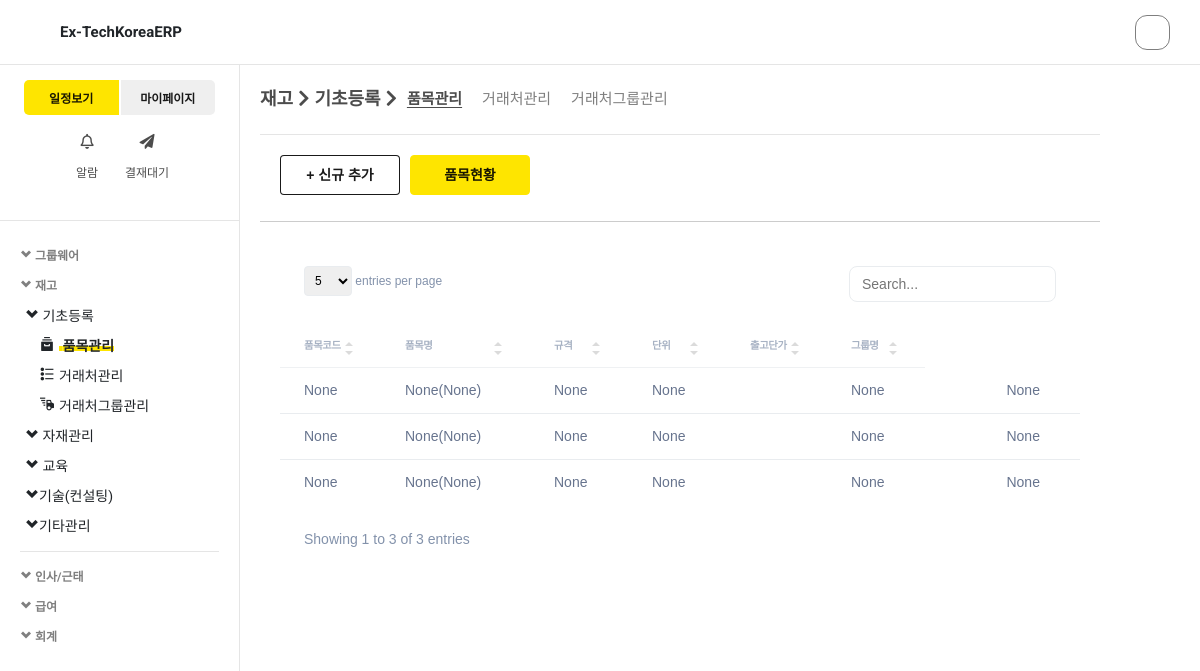
The page /products/products_list/ on the database its author committed.
### products/models.py (models this page shows, shortened)
class Product(core_models.TimeStampedModel, models.Model):
    product_code = models.CharField(max_length=20, blank=True, null=True) # 물품명
    product_name_in = models.CharField(max_length=120, blank=True, null=True) # 물품명 내부
    product_name_out = models.CharField(max_length=120, blank=True, null=True) # 물품명 외부
    product_size = models.CharField(max_length=20, blank=True, null=True) # 물품 규격
    product_count= models.CharField(max_length=20, blank=True, null=True) # 물품 단위
    product_init_count = models.FloatField(blank=True, null=True) # 초기수량
    product_init_price_in = models.FloatField(blank=True, null=True) # 초기수량
    product_vat_in = BooleanField(default=False) # 입고단가 vat 포함여부
    product_init_price_out = models.FloatField(blank=True, null=True) # 초기수량
    product_vat_out = BooleanField(default=False) # 출고단가 vat 포함여부
    product_group = models.CharField(max_length=20, blank=True, null=True) # 물품 단위

### products/views.py (the view)
# urls.py: path("products_list/", views.products_list_View.as_view(), name="products_list"),   #재고>품목관리>품목 리스트
class products_list_View(ListView):
    def get(self, request):
        products_list = models.Product.objects.all()
        return render(
            request,
            "products/products_list.html",
            {
                "nav_main":"재고",
                "nav_sub_1":"기초등록",
                "nav_sub_2":"품목관리",
                "nav_sub_3":"품목현황",
                "products_list":products_list,
            },
        )

### templates/products/products_list.html (shortened to what this page needs)
{% extends "base.html" %}
{% load static i18n %}
{% block content_nav %}
    <div class="content_nav">
      <div class="location">재고 <i class="fas fa-chevron-right"></i> 기초등록 <i class="fas fa-chevron-right"></i> </div>
        <div class="nav">
          <div class="nav_item active" role="button" onclick="location.href='{% url 'products:products_list' %}'">품목관리</div>
          <div class="nav_item" role="button" onclick="location.href='{% url 'products:companies_list' %}'">거래처관리</div>
          <div class="nav_item" role="button" onclick="location.href='{% url 'products:companies_group_list' %}'">거래처그룹관리</div>
        </div>
    </div>
{% endblock %}
{% block content %}
<div class="content_row d-flex valign_center">
  <div class="{% if nav_sub_3 == '품목작성' %} btn_outline_black_active {% else %} btn_outline_black {% endif %} w_50" role="button" style="width:120px; border-radius: 4px; margin-right:10px;" onclick="location.href='{% url 'products:products_insult' %}'">+ 신규 추가</div>
  <div class="{% if nav_sub_3 == '품목현황' %} btn_outline_black_active {% else %} btn_outline_black {% endif %} w_50" role="button" style="width:120px; border-radius: 4px; margin-right:10px;" onclick="location.href='{% url 'products:products_list' %}'">품목현황</div>
</div>
<div class="content_row_line">
</div>
<div class="content_row">
  <form id="login_form">
    <table class="table table-flush" id="datatable-basic">
      <thead class="thead-light">
        <tr>
          <th class="text-uppercase text-secondary text-xxs font-weight-bolder opacity-7">품목코드</th>
          <th class="text-uppercase text-secondary text-xxs font-weight-bolder opacity-7">품목명</th>
          <th class="text-uppercase text-secondary text-xxs font-weight-bolder opacity-7">규격</th>
          <th class="text-uppercase text-secondary text-xxs font-weight-bolder opacity-7">단위</th>
          <th class="text-uppercase text-secondary text-xxs font-weight-bolder opacity-7">출고단가</th>
          <th class="text-uppercase text-secondary text-xxs font-weight-bolder opacity-7">그룹명</th>
        </tr>
      </thead>
      <tbody>
        {% for product in products_list %}
        <tr>
          <td class="text-sm font-weight-normal">{{product.product_code}}</td>
          <td class="text-sm font-weight-normal">{{product.product_name_in}}({{product.product_name_out}})</td>
          <td class="text-sm font-weight-normal">{{product.product_size}}</td>
          <td class="text-sm font-weight-normal">{{product.product_count}}<td>
          <td class="text-sm font-weight-normal">{{product.product_init_price_out}}<td>
          <td class="text-sm font-weight-normal">{{product.product_code}}</td>
        </tr>
        {% endfor %}
      </tbody>
    </table>
  </form>
</div>
{% endblock %}

### templates/base.html (shortened to what this page needs)
{% load static i18n %}
<!DOCTYPE html>
<html lang="kr">
<head>
    <link rel="stylesheet" href="https://use.fontawesome.com/releases/v5.15.4/css/all.css">
    <link href="https://cdn.jsdelivr.net/npm/bootstrap@5.1.3/dist/css/bootstrap.min.css" rel="stylesheet">
    <link rel="stylesheet" href="{% static 'css/style.css'%}">
    <link rel="stylesheet" href="{% static 'css/card.css'%}">
    <link href="{% static 'css/nucleo-icons.css'%}" rel="stylesheet">
</head>
<body>
    <div class="top">
        <div class="top__logo" role="button" onclick="location.href='{% url 'core:index' %}'">
            Ex-TechKorea<b>ERP</b>
        </div>
        <div class="top__login">
            <div class="top__login__img">
            </div>
        </div>
    </div>
    <div class="main">
        <div class="nav_menu">
            <div class="nav_menu__top_box">
                <div class="nav_menu__top_box__left" role="button" onclick="location.href='{% url 'schedules:group_schedule' %}'">
                    <span>일정보기</span>
                </div>
                <div class="nav_menu__top_box__right" role="button" onclick="location.href='{% url 'users:mypage' %}'">
                    마이페이지
                </div>
            </div>
            <div class="nav_menu__top_icon_box">
                <div class="nav_menu__top_icon_box__icon" role="button">
                    <i class="far fa-bell"></i><p>알람</p>
                </div>
                <div class="nav_menu__top_icon_box__icon" role="button" onclick="location.href='{% url 'users:ready'%}'">
                    <i class="fas fa-paper-plane"></i><p>결재대기</p>
                </div>
            </div>
            <div class="nav_menu__menugroup">
                <div class="nav_menu__menugroup_main" data-toggle="collapse" href="#nav_menu_1" role="button" aria-expanded="true">
                    <i class="ni ni-bold-down"></i> 그룹웨어
                </div>
                <div class="nav_menu__menugroup_main" data-toggle="collapse" href="#nav_menu_2" role="button" aria-expanded="true">
                    <i class="ni ni-bold-down"></i> 재고
                </div>
                    <div id="nav_menu_2" class="collapse nav_menu__menugroup_sub  {% if nav_main == '재고' %} show {% endif %}">
                        <div class="collapse show nav_menu__menugroup_sub__item" data-toggle="collapse" href="#nav_menu_2_sub_1" role="button" aria-expanded="true"><i class="ni ni-bold-down"></i> 기초등록</div>
                            <div id="nav_menu_2_sub_1" class="collapse {% if nav_sub_1 == '기초등록' %} show {% endif %}">
                                <div class="nav_menu__menugroup_sub_sub__item {% if nav_sub_2 == '품목관리' %} active {% endif %}" role="button" onclick="location.href='{% url 'products:products_list' %}'"><i class="ni ni-archive-2 mr-5"></i> 품목관리</div>
                                <div class="nav_menu__menugroup_sub_sub__item {% if nav_sub_2 == '거래처관리' %} active {% endif %}" role="button" onclick="location.href='{% url 'products:companies_list' %}'"><i class="ni ni-bullet-list-67 mr-5"></i>거래처관리</div>
                                <div class="nav_menu__menugroup_sub_sub__item {% if nav_sub_2 == '거래처그룹관리' %} active {% endif %}" role="button" onclick="location.href='{% url 'products:companies_group_list' %}'"><i class="ni ni-delivery-fast mr-5"></i>거래처그룹관리</div>
                            </div>
                        <div class="collapse show nav_menu__menugroup_sub__item" data-toggle="collapse" href="#nav_menu_2_sub_2" role="button" aria-expanded="false"><i class="ni ni-bold-down"></i> 자재관리</div>
                        <div class="collapse show nav_menu__menugroup_sub__item" data-toggle="collapse" href="#nav_menu_2_sub_3" role="button" aria-expanded="false"><i class="ni ni-bold-down"></i> 교육</div>
                        <div class="collapse show nav_menu__menugroup_sub__item" data-toggle="collapse" href="#nav_menu_2_sub_4" role="button" aria-expanded="false"><i class="ni ni-bold-down"></i>기술(컨설팅)</div>
                        <div class="collapse show nav_menu__menugroup_sub__item" data-toggle="collapse" href="#nav_menu_2_sub_5" role="button" aria-expanded="false"><i class="ni ni-bold-down"></i>기타관리 <b class="caret"></b></div>
                    </div>
                <div class="nav_menu__menugroup_main" data-toggle="collapse" href="#nav_menu_3" role="button" aria-expanded="true">
                    <i class="ni ni-bold-down"></i> 인사/근태
                </div>
                <div class="nav_menu__menugroup_main" data-toggle="collapse" href="#nav_menu_4" role="button" aria-expanded="true">
                    <i class="ni ni-bold-down"></i> 급여
                </div>
                <div class="nav_menu__menugroup_main" data-toggle="collapse" href="#nav_menu_5" role="button" aria-expanded="true">
                    <i class="ni ni-bold-down"></i> 회계
                </div>
            </div>
        </div>
        <div class="content">
        {% block content_nav %}
        {% endblock %}
        {% block content %}
        {% endblock %}
        </div>
    </div>
</body>
</html>

### static/css/style.css (style rules this page uses)
html, body { height: 100%; font-family: 'Malgun Gothic'; font-family: 'Noto Sans KR', sans-serif; font-family: 'Roboto', sans-serif; }
.valign_center { vertical-align: center; }
.btn_outline_black { color:rgba(0,0,0, 0.9); background-color: #fff; width:120px; font-size: 14px; font-weight: 700; text-align: center; margin-right:2px; padding:8px 0px; border:1px solid rgba(0,0,0, 0.9); border-radius: 5px; }
.btn_outline_black_active { color:rgba(0,0,0, 0.9); width:120px; font-size: 14px; font-weight: 700; text-align: center; margin-right:2px; padding:8px 0px; border-radius: 5px; background-color: #FEE500; border:1px solid #FEE500; -webkit-transition: background-color 0.3s linear; -moz-transition: background-color 0.3s linear; -o-transition: background-color 0.3s linear; -ms-transition: background-color 0.3s linear; transition: background-color 0.3s linear; }

### static/css/default.css (style rules this page uses)
.top { position: fixed; display: flex; height: 65px; width: 100%; border-bottom : 1px solid rgba(0,0,0,0.1); align-items: center; justify-content: space-between; background-color: #ffffff; z-index: 99; }
.top .top__logo { padding-left: 60px; font-size:15px; font-weight: 700; }
.top .top__login { display: flex; padding-right:30px; align-items: center; }
.top .top__login .top__login__img { width : 35px; height: 35px; border : 1px solid rgba(0,0,0,0.5); border-radius: 12px; }
.nav_menu { top: 65px; width:240px; height:100%; overflow: hidden; border-right : 1px solid rgba(0,0,0,0.1); }
.nav_menu .nav_menu__top_box { display: flex; height:35px; margin:15px 10%; }
.nav_menu .nav_menu__top_box .nav_menu__top_box__left { background-color: #FEE500; color:rgba(0,0,0,0.9); height:100%; width:100px; font-size: 12px; font-weight: 700; text-align: center; margin-right:2px; padding-top:10px; border-radius: 5px 0px 0px 5px; }
.nav_menu .nav_menu__top_box .nav_menu__top_box__right { background-color: #EFEFEF; color:rgba(0,0,0,0.9); height:100%; width:100px; font-size: 12px; font-weight: 700; text-align: center; padding-top:10px; border-radius: 0px 5px 5px 0px; }
.nav_menu .nav_menu__top_icon_box { display: flex; text-align: center; justify-content: center; margin-top:10px; padding-bottom:20px; border-bottom : 1px solid rgba(0,0,0,0.1); color:rgba(0,0,0,0.7) }
.nav_menu .nav_menu__top_icon_box .nav_menu__top_icon_box__icon { width:55px; font-size:15px; margin-right:5px; }
.nav_menu .nav_menu__top_icon_box .nav_menu__top_icon_box__icon p { margin-top:10px; font-size:12px; }
.nav_menu .nav_menu__menugroup { margin:20px 20px; font-size: 14px; line-height: 30px; }
.nav_menu__menugroup_main { font-size: 12px; font-weight: 700; color:rgba(0,0,0,0.5); }
.nav_menu__menugroup_sub { padding-left:5px; border-bottom:1px solid rgba(0,0,0,0.1); padding-bottom:10px; margin-bottom:10px; }
.nav_menu__menugroup_sub_sub__item { padding-left:15px; }
.nav_menu__menugroup .active { font-weight: 1000; text-decoration: underline; text-decoration-color: #FEE500; text-decoration-thickness: 5px; text-underline-offset: -5px; }
.content { position: relative; top: 65px; font-family: 'Noto Sans KR', sans-serif; margin-left:260px; margin-right:100px; padding-top:20px; }
.content_nav { padding-bottom:20px; border-bottom:1px solid rgba(0,0,0,0.1); display: flex; align-items: center; }
.content_nav .location { font-size: 18px; font-weight: 600; color:rgba(0,0,0,0.7); margin-right:10px; }
.content_nav .nav { font-size: 15px; font-weight: 400; color:rgba(0,0,0,0.5); display: flex; }
.content_nav .nav .nav_item { margin-right:20px; }
.content_nav .nav .active { color:rgba(0,0,0,0.7); font-weight: 700; text-decoration: underline; text-underline-offset: 3px; }
.content .content_row { margin-top:20px; margin-left:20px; margin-right:20px; }
.content .content_row_line { border-bottom : 1px solid rgba(0,0,0,0.2); }
@media screen and ( min-height: 800px ) { .nav_menu { position: fixed; } }
.d-flex { display: flex; }
.mr-5 { margin-right:5px; }

### rows shown on the page
Product: product_code "None", product_name_in "None", product_name_out "None", product_size "None", product_count "None", product_init_price_out "None"
Product: product_code "None", product_name_in "None", product_name_out "None", product_size "None", product_count "None", product_init_price_out "None"
Product: product_code "None", product_name_in "None", product_name_out "None", product_size "None", product_count "None", product_init_price_out "None"
